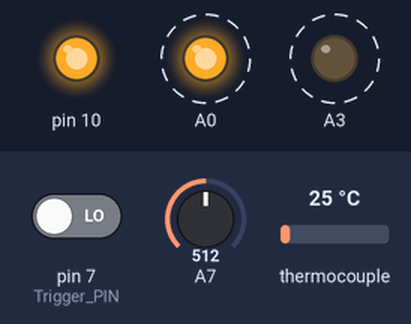
Recording of a sketch running on a simulated Arduino Nano, built with avr-gcc and run on an emulated ATmega328P. Shown: output pins drawn as LEDs (lit = HIGH). Dashed ring = blinking. The test bench sets the inputs (shaded band); at power-on: A7 = 512, pin 7 (Trigger_PIN) LOW, thermocouple 25 °C. Storage starts empty; pins used as bus, display or sensor lines are not drawn; what the sketch prints to the serial monitor is not drawn.

Above: at 5.4 s.
6.1 s: A7 set to 735
9.6 s: A7 set to 765
At 10.0 s:
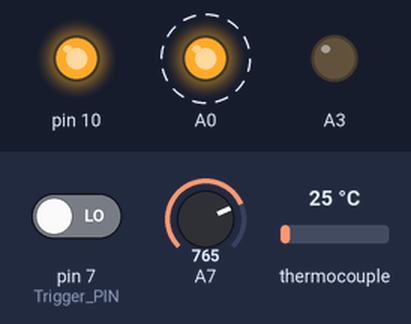
13.1 s: A7 set to 716
At 13.8 s:
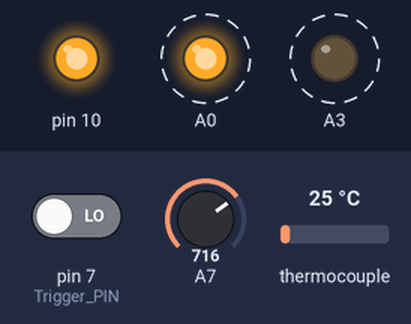
Timing chart, 0 to 22.6 s (numbered marks = the images above; inputs shaded):
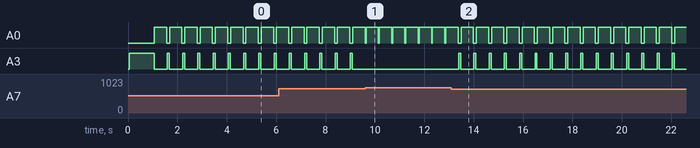

Measured:
- the behaviour switches between 752 and 753 on A7 (found by bisection; images 0 and 1)
- after the input at 9.6 s, A3: stops changing and stays LOW
- after the input at 13.1 s, A3: alternates HIGH for 0.08 s and LOW for 0.54 s, starting after 0.29 s
- by itself, A0: alternates HIGH for 0.50 s and LOW for 0.12 s
- by itself, A3: alternates HIGH for 0.08 s and LOW for 0.54 s

The sketch:

PhaT_main.ino
```cpp
//// Global variables

//Macro Variables
byte TxByte = 0;
byte RxByte;
String FileTitle = "PHaTData";
String FileFormat = ".txt";
String FileName;
int Error[16];
bool Flag[16];
unsigned int ErrorSum;
// Variable for RTD sensor
float Ext_Temperature = 0;
// Variable for Pressure Sensor
int PCommand=0;
byte P_Data1;
byte P_Data2;
byte P_Data3;
unsigned short n_prom[8];
unsigned int n_rem;
unsigned long UCTemperature;
unsigned long UCPressure;
int SPIRate = 100000;
//
// Variables for 555 timer/RH sensor
float B5 = 0.0014;    // 1/degree C
float B2 = 0.1325;    // %RH/degree C
float B3 = -0.0317;   // unitless
float B4 = -3.0876;   // %RH
int count = 0;
int count_cap = 0;
int count_delay = 500;     // number of miliseconds to count 555 timer interupts
float f_ref = 3.6E3;     // The number of interupts detected in 0.5 seconds at 30% RH
float c_ref = 650;     // The capacitance of RH sensor at 30% RH in pF
float RH_const = f_ref*c_ref;
float c_humid = 0.0;
float RH_value = 30.0;
float Change_RH = 0;
//
// Varables for Voltage Reader
float calibrationFactor = 0.00488*1.769; // Calibration*VoltageDivider
float voltage;
float pinvoltage;
//
#include "Wire.h"
#include <Adafruit_MAX31865.h>
#include "SPI.h"
#include "PinChangeInterrupt.h"
#include "SD.h"
#define Trigger_PIN  7
// Independent Parts, a 0 will remove that part from the code
#define sd 1           // should always be 1 or code won't work
#define RTD 1
#define PS 1
#define RH 1
#define V 1
#define Time 1

//i2c internal functions
#define external_i2c 1
//#define ahe_debug 1 //debug for i2c internal data

#ifdef RTD
Adafruit_MAX31865 max = Adafruit_MAX31865(3);
float RREF = 4300.0;
float RNOMINAL = 1000.0;
#endif

#ifdef sd
File DataFile;    // File name the code will know to write to
File APRSFile;
#endif

//ahe - global i2c variables
char i2c_data[20];
int i2c_valid;
int i2c_cnt = 0;

char i2c_file_data[70];

// GPS data handelling
// ahe
char GPS_str[50];  //<time>,<lon>,<lat>
char *gps_data = GPS_str;
int gps_valid_cmd = 0;
int gps_valid_data = 0;


void setup() {


  init_io();
  Serial.begin(57600); //changed to match BT debugging
  Serial.println("PHaT - Start");


  //ahe added function calls for i2c start
  #ifdef external_i2c
      Wire.begin(8);                // join i2c bus with address #8
      Wire.onReceive(receiveEvent); // register event
  #endif

  #ifdef RTD
    max.begin(MAX31865_3WIRE);
    Serial.println("PHaT - 1");
  #endif

    ///// Setup for Pressure Sensor ///////
  #ifdef PS
    SPI.begin();
    SPI.beginTransaction(SPISettings(SPIRate, MSBFIRST, SPI_MODE0));
    digitalWrite(5, LOW);
    delayMicroseconds(50);
    SPI.transfer(0x1E);
    delay(3);
    digitalWrite(5, HIGH);
    delay(1);

    Serial.println("PHaT - 2");

    for(int i=0;i<8;i++){
      unsigned short a = 0xA0+i*2;
      digitalWrite(5, LOW);
      delayMicroseconds(50);
      SPI.transfer(a);
      n_prom[i] = SPI.transfer16(0x00);
      delayMicroseconds(50);
      digitalWrite(5, HIGH);
      SPI.endTransaction();
      delay(1);

    }

    n_rem = crc4(n_prom);
    if (n_rem != 15){
      Error[0] = 1;
      Serial.println(n_rem);
    }
  #endif

  Serial.println("PHaT - 3");
  Serial.println(Error[0]);
  //////////// Setup for SD Card ////////////////
  #ifdef sd
    const int CSSD = 4;
    digitalWrite(4, LOW);
    //Serial.println("Initializing SD card...");

    if (!SD.begin(CSSD)) {
      Error[1] = 1;
      Serial.println(Error[1]);
    }
    // open the file. note that only one file can be open at a time,
    // so you have to close this one before opening another.
    int m = 0;
    FileName = FileTitle + FileFormat;
    //while (SD.exists(FileName) == true){
    //  m=m+1;
    // FileName = FileTitle + FileFormat;
    //}
    //FileName = "PHaT_Data_"+m;
    Serial.println(FileName);
    DataFile = SD.open(FileName, FILE_WRITE);    // Actual name of the file

    // if the file opened okay, write to it:
    if (DataFile) {
      DataFile.println("External Temp[C], Count, Humidity[%RH], Pressure[Pa], Internal Temp[C], Time[s], Batt Voltage[V], Pin Voltage[V], Flags");
      // close the file:
      Serial.println("PHaT - 4");
      DataFile.close();
    } else {
      // if the file didn't open, print an error:
      Error[2] = 1;
      Serial.println(Error[2]);
        // re-open the file for reading:
    }
    DataFile = SD.open(FileName);
    if (DataFile) {
      Serial.println("PHaT - 5");
      // close the file:
      DataFile.close();
    } else {
      // if the file didn't open, print an error:
      Error[3] = 1;
    }

    ErrorSum = SumArray(Error);
    Serial.println(ErrorSum);
    if (ErrorSum > 0){
      Serial.println("PHaT - 7");
      digitalWrite(A3, HIGH);
      delay(1000);
      digitalWrite(A3, LOW);
    } else {
      Serial.println("PHaT - 8");
      digitalWrite(A3, HIGH);
      delay(80);
      digitalWrite(A3, LOW);
      delay(80);
      digitalWrite(A3, HIGH);
      delay(80);
      digitalWrite(A3, LOW);
    }
  #endif

}

void loop() {
  #ifdef sd
    DataFile = SD.open(FileName, FILE_WRITE);
  #endif

  /////////// Loop for RTD sensor //////////////
  #ifdef RTD
    //Serial.println("RTD Start");
    float rtd = max.readRTD();
    float ratio = rtd;
    ratio /= 32768;
    Ext_Temperature = max.temperature(1000, RREF);

    //Serial.println(count);

    digitalWrite(A2, HIGH);
    DataFile.print(Ext_Temperature); //More accurate way to do this
    digitalWrite(A2, LOW);

  // loop for RH            // If battery lower than 6.5V the frequency starts to drop below 12KHz
                                       // For all other battery power the frequency is stable at 12KHz
  #ifdef RH
    //Serial.println("RH Start");
    count=0;
    digitalWrite(A0, HIGH);
    Serial.print("");  // This is needed before the delay for some reason. Not sure why, but if it's not there count is zero
    delay(count_delay);
    count_cap = count;
    digitalWrite(A0, LOW);
    //Serial.println(count_cap);
    //Serial.println(RH_const);
    //delay(1000);
    c_humid = RH_const/count_cap;
    RH_value = 30 + 0.909091 * (c_ref - c_humid);
    Change_RH = (B5*RH_value+B2)*Ext_Temperature + (B3*RH_value+B4);
    RH_value = RH_value + Change_RH;
    //Serial.println(c_humid);
    //Serial.println(RH_value);
    DataFile.print(", ");
    DataFile.print(count_cap);
    DataFile.print(", ");
    DataFile.print(RH_value);

  #endif

  // Loop for Pressure Sensor
  #ifdef PS
    //Serial.println("PS Start");
    for(int i=0;i<2;i++){
      unsigned short a = 0x48+i*10;
      digitalWrite(5, LOW);
      delayMicroseconds(50);
      SPI.transfer(a);
      delay(9);
      digitalWrite(5, HIGH);
      delay(1);
      digitalWrite(5, LOW);
      delayMicroseconds(50);
//      for(int j=0;j<3;j++){
//        P_Data[i][j] = SPI.transfer(0x00);
//      }
      P_Data1 = SPI.transfer(0x00);
      P_Data2 = SPI.transfer(0x00);
      P_Data3 = SPI.transfer(0x00);
      delayMicroseconds(50);
      digitalWrite(5, HIGH);
      SPI.endTransaction();
      delay(1);
    }
    //Serial.print("1 : ");
    //Serial.println(P_Data1);
    //Serial.print("2 : ");
    //Serial.println(P_Data2);
    //Serial.print("3 : ");
    //Serial.println(P_Data3);
    DataFile.print(", ");
    DataFile.print("N/A");
    DataFile.print(", ");
    DataFile.print("N/A");
  #endif

  // Loop for Time of Sample
  #ifdef Time
    //Serial.println("Time Start");
    DataFile.print(", ");
    DataFile.print("N/A");
  #endif

    // Check and print any faults
    uint8_t fault = max.readFault();
    if (fault) {
      if (fault & MAX31865_FAULT_HIGHTHRESH) {
        Flag[0] = 1; // Serial.println("RTD High Threshold");
      }
      if (fault & MAX31865_FAULT_LOWTHRESH) {
        Flag[1] = 1; //Serial.println("RTD Low Threshold");
      }
      if (fault & MAX31865_FAULT_REFINLOW) {
        Flag[2] = 1; //Serial.println("REFIN- > 0.85 x Bias");
      }
      if (fault & MAX31865_FAULT_REFINHIGH) {
        Flag[3] = 1; //Serial.println("REFIN- < 0.85 x Bias - FORCE- open");
      }
      if (fault & MAX31865_FAULT_RTDINLOW) {
        Flag[4] = 1; //Serial.println("RTDIN- < 0.85 x Bias - FORCE- open");
      }
      if (fault & MAX31865_FAULT_OVUV) {
        Flag[5] = 1; //Serial.println("Under/Over voltage");
      }
      max.clearFault();
    }
  #endif

  // Check Battery Voltage
  #ifdef V
    //Serial.println("Voltage Start");
    voltage = analogRead(A7) * calibrationFactor;     // Voltage can be read down to a battery power of 6.5 V
    pinvoltage = analogRead(A7) * 0.00488;
    digitalWrite(A1, HIGH);
    DataFile.print(", ");
    DataFile.print(voltage);
    DataFile.print(", ");
    DataFile.print(pinvoltage);
    digitalWrite(A1, LOW);
    if (voltage<6.5){
      Flag[6] = 1;
      digitalWrite(A3, HIGH);
      delay(80);
      digitalWrite(A3, LOW);
    }
  #endif
  //Serial.println(count);
  //Serial.println("Flag Start");
  DataFile.print(", ");
  for (int i=0 ; i<=15; i++){
    DataFile.print(Flag[i]);
  }

  //ahe
  //add GPS data

  if(gps_valid_data==1){
    DataFile.print(GPS_str);
    gps_valid_data = 0;
  }else{
    DataFile.print(",,");
  }

  //New line to end data
    DataFile.println("");
  ////////////
  #ifdef sd
    DataFile.close();
  #endif

  //ahe - i2c
  if(i2c_valid==1 & gps_valid_cmd==1){
      Serial.print("i2c data:");
      sprintf(i2c_file_data,"%s,%s",i2c_data,GPS_str);
      Serial.println(i2c_file_data);

      //dump the data to a file - add function calls to do that


      gps_valid_cmd = 0;
      i2c_valid = 0;
  }
}
```

IO.ino
```cpp
void init_io() {

  pinMode(LED_BUILTIN, OUTPUT);
  pinMode(A0, OUTPUT);
  pinMode(A1, OUTPUT);
  pinMode(A2, OUTPUT);
  //pinMode(5, OUTPUT);

  //555 trigger pin
  count = 0;
  pinMode(Trigger_PIN, INPUT);
  attachPCINT(digitalPinToPCINT(Trigger_PIN), timer_function, RISING);

  //Buzzer
  pinMode(A3, OUTPUT);

  //Pressure

  //RH
}

int SPI_PT_WRITE(int PCommand){

  short Output;
  SPI.beginTransaction(SPISettings(12000, MSBFIRST, SPI_MODE0));
  digitalWrite(5, LOW);
  Output = SPI.transfer(PCommand);
  //digitalWrite(5, HIGH);
  //SPI.endTransaction();

  return Output;
}
void timer_function(){
    //Serial.println(">");
    count++;
}

unsigned char crc4(unsigned int n_prom[]) {
  int cnt;      // simple counter
  unsigned int n_rem;     // crc reminder
  unsigned int crc_read;    // original value of the crc
  unsigned char
  n_bit;  n_rem = 0x00;
  crc_read=n_prom[7];     //save read CRC
  n_prom[7]=(0xFF00 & (n_prom[7]));   //CRC byte is replaced by 0
  for (cnt = 0; cnt < 16; cnt++)      // operation is performed on bytes
  { // choose LSB or MSB
    if (cnt%2==1) n_rem ^= (unsigned short) ((n_prom[cnt>>1]) & 0x00FF);
    else n_rem ^= (unsigned short) (n_prom[cnt>>1]>>8);
    for (n_bit = 8; n_bit > 0; n_bit--)
    {
      if (n_rem & (0x8000))
      {
        n_rem = (n_rem << 1) ^ 0x3000;
      }
      else
      {
        n_rem = (n_rem << 1);
      }
    }
  }
n_rem=  (0x000F & (n_rem >> 12)); // // final 4-bit reminder is CRC code
n_prom[7]=crc_read;   // restore the crc_read to its original place
return (n_rem ^ 0x00);
}

unsigned int SumArray(int Error[]) {
  int sum = 0;
  for (int i=0; i<=15; i++){
    Serial.print(Error[i]);
    sum = sum + Error[i];
  }
  return sum;
}

//justin's i2c functions
void I2C_RxHandler(int numBytes)
{
  RxByte = Wire.read();
  if (RxByte=28) {
    DataFile = SD.open("PHaTData.txt");
    while(Wire.available()) {  // Read Any Received Data
      RxByte = Wire.read();
    }
  } else if (RxByte=61) {
    APRSFile = SD.open("APRSData.txt");
    while(Wire.available()) {  // Read Any Received Data
      RxByte = Wire.read();
    }
  } else{
  }
}
```

i2c_fun.ino
```cpp
// I2C recieve event


void receiveEvent(int howMany)
{
  int x = Wire.read();    // receive byte as an integer
  #ifdef ahe_debug
    Serial.print("r:");
    Serial.println(x);
  #endif

  if(x==12){
    i2c_cnt = 0;
    i2c_valid = 1;
    i2c_data[i2c_cnt] = '\0';
    #ifdef ahe_debug
      Serial.println("i2c_nl");
    #endif
  }
  if (i2c_cnt==20){
    i2c_valid = 1;
    i2c_cnt = 0;
    #ifdef ahe_debug
      Serial.println("i2c_cmd_over");
    #endif
  }

  i2c_data[i2c_cnt] = x+64;
  i2c_cnt++;

}
```
